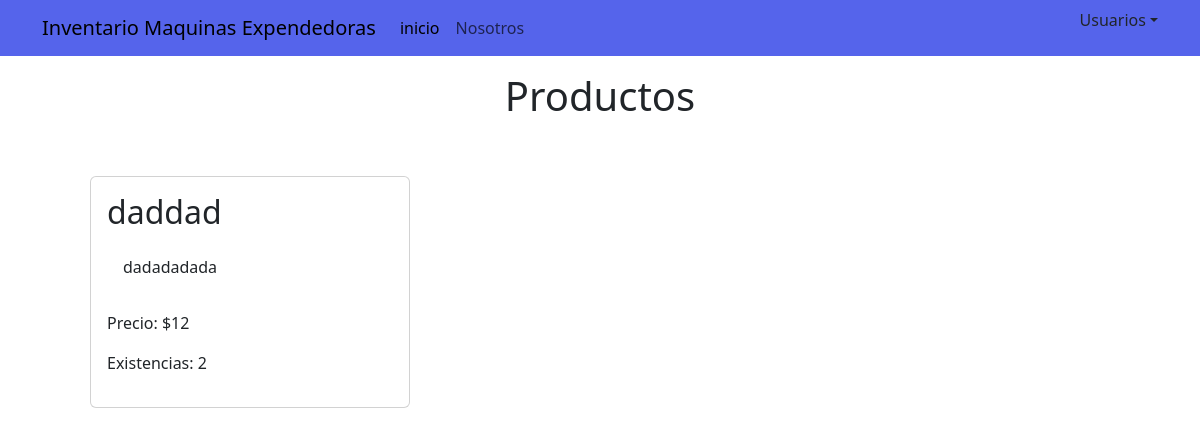
Page /catalogo.php on the earlier database version.
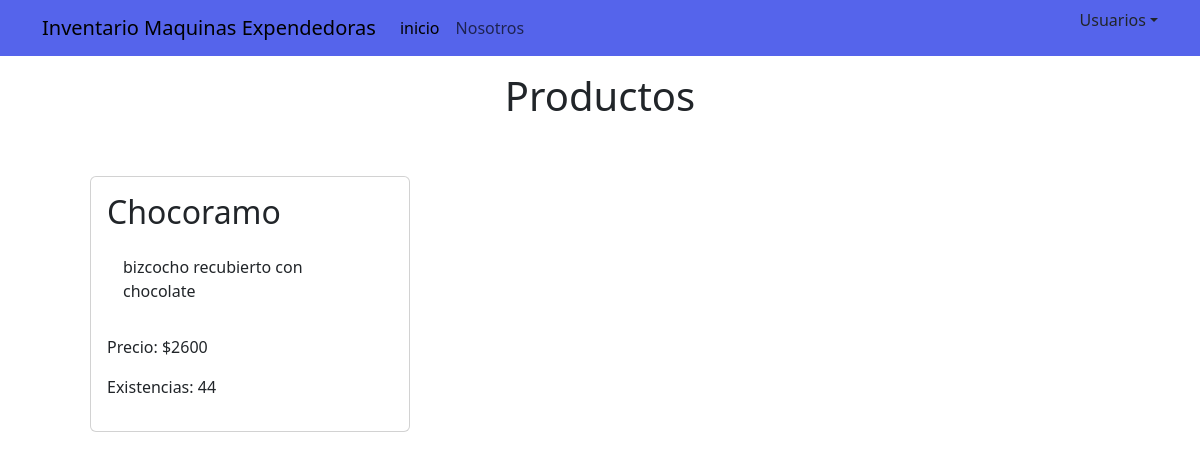
Same page on the later database version.
### tables this page shows
CREATE TABLE `inventario` (
  `id` int(11) NOT NULL,
  `Nombre` text NOT NULL,
  `Descripcion` text NOT NULL,
  `Precio` int(11) NOT NULL,
  `Existencia` int(11) NOT NULL
);

### catalogo.php (the view, shortened to what this page needs)
<?php
    include_once"./modulos/conexion.php";
    include_once"./modulos/header.php";
    ?>
<body>
    <header>
        <?php include_once"./modulos/navbar.php"?>
    </header>
    <div class="container-md">
        <div class="mt-3 offset">
            <h1 class="text-center">Productos</h1>
            <div class="row">
                <?php
                    $sql = "SELECT id, nombre, precio, descripcion, existencia FROM inventario";
                    $result = $conn->query($sql);
                    if ($result->num_rows > 0) {
                        while($row = $result->fetch_assoc()) {
                            echo "<div class='col'>";
                            echo "<div class='card m-5 p-3' style='width: 20em;'>";
                            echo "<h2 class='card-title'>" . $row["nombre"] . "</h2>";
                            echo "<p class='card-body'>" . $row["descripcion"] . "</p>";
                            echo "<p>Precio: $" . $row["precio"] . "</p>";
                            echo "<p class='' >Existencias: " . $row["existencia"] . "</p>";
                            echo "</div>";
                            echo "</div>";
                        }
                    } else {
                        echo "No se encontraron productos.";
                    }
                    ?>
            </div>
        </div>
    </div>
</body>

### modulos/header.php (shortened to what this page needs)
<!doctype html>
<html lang="es">
    <head>
        <link
            href="https://cdn.jsdelivr.net/npm/bootstrap@5.3.2/dist/css/bootstrap.min.css"
            rel="stylesheet"
        />
    </head>

### modulos/navbar.php (shortened to what this page needs)
<?php
    $r = 0;
    if(isset($_SESSION['rol'])){
        $r = $_SESSION['rol'];
    }else{
        $r = 0;
    }
        ?>
<?php
if($r == 0){
?>
<nav class="navbar navbar-expand-sm navbar-light bg-" style="background-color: #5564eb;">
<div class="container">
<a class="navbar-brand" href="#">Inventario Maquinas Expendedoras</a>
<div class="collapse navbar-collapse" id="collapsibleNavId">
    <ul class="navbar-nav me-auto mt-2 mt-lg-0">
        <li class="nav-item">
            <a class="nav-link active" href="index.php" aria-current="page"
                >inicio
                <span class="visually-hidden">(current)</span></a
            >
        </li>
        <li class="nav-item">
            <a class="nav-link" href="nosotros.php">Nosotros</a>
        </li>
    </ul>
    <form class="d-flex my-2 my-lg-0">
        <ul class="nav-item dropdown">
    <a
                class="nav-link dropdown-toggle"
                href="#"
                id="dropdownId"
                data-bs-toggle="dropdown"
                aria-haspopup="true"
                aria-expanded="false"
                >Usuarios</a
            >
        </ul>
    </form>
</div>
</div>
</nav>
<?php } ?>

Differences in the rows shown:
removed inventario: Nombre "daddad", Descripcion "dadadadada", Precio "12", Existencia "2"
added inventario: Nombre "Chocoramo", Descripcion "bizcocho recubierto con chocolate", Precio "2600", Existencia "44"
